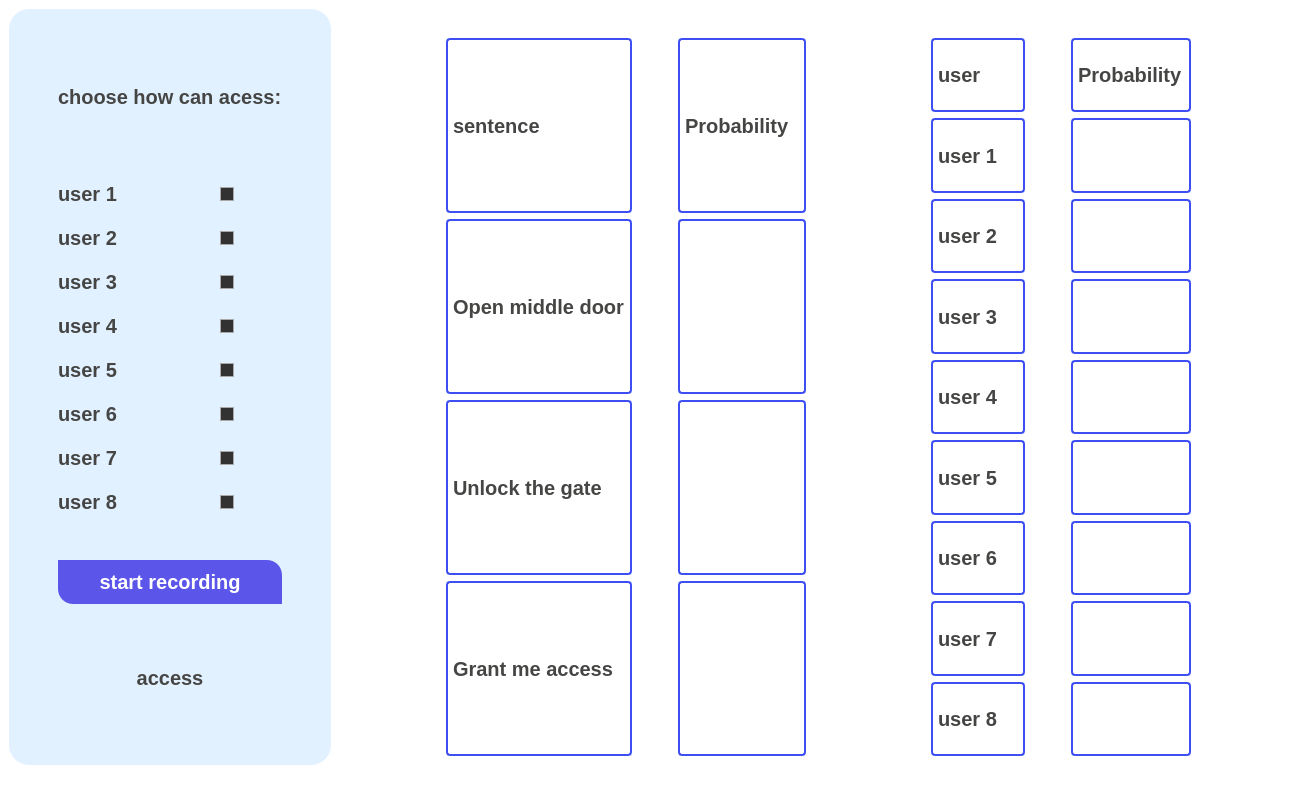
<?xml version="1.0" encoding="UTF-8"?>
<ui version="4.0">
 <class>MainWindow</class>
 <widget class="QMainWindow" name="MainWindow">
  <property name="geometry">
   <rect>
    <x>0</x>
    <y>0</y>
    <width>1309</width>
    <height>796</height>
   </rect>
  </property>
  <property name="windowTitle">
   <string>MainWindow</string>
  </property>
  <property name="styleSheet">
   <string notr="true">/*Copyright (c) DevSec Studio. All rights reserved.

MIT License

Permission is hereby granted, free of charge, to any person obtaining a copy
of this software and associated documentation files (the &quot;Software&quot;), to deal
in the Software without restriction, including without limitation the rights
to use, copy, modify, merge, publish, distribute, sublicense, and/or sell
copies of the Software, and to permit persons to whom the Software is
furnished to do so, subject to the following conditions:

The above copyright notice and this permission notice shall be included in all
copies or substantial portions of the Software.

THE SOFTWARE IS PROVIDED *AS IS*, WITHOUT WARRANTY OF ANY KIND, EXPRESS OR
IMPLIED, INCLUDING BUT NOT LIMITED TO THE WARRANTIES OF MERCHANTABILITY,
FITNESS FOR A PARTICULAR PURPOSE AND NONINFRINGEMENT. IN NO EVENT SHALL THE
AUTHORS OR COPYRIGHT HOLDERS BE LIABLE FOR ANY CLAIM, DAMAGES OR OTHER
LIABILITY, WHETHER IN AN ACTION OF CONTRACT, TORT OR OTHERWISE, ARISING FROM,
OUT OF OR IN CONNECTION WITH THE SOFTWARE OR THE USE OR OTHER DEALINGS IN THE SOFTWARE.
*/

/*-----QWidget-----*/
QWidget
{
	background-color: #fff;
	color: red;
	border-radius: 20px;

}


/*-----QLabel-----*/
QLabel
{
	background-color: transparent;
	color: #454544;
	font-weight: bold;
	font-size: 20px;

}


/*-----QPushButton-----*/
QPushButton
{
	background-color: #5c55e9;
	color: #fff;
	font-size: 20px;
	font-weight: bold;
	border-top-right-radius: 15px;
	border-top-left-radius: 0px;
	border-bottom-right-radius: 0px;
	border-bottom-left-radius: 15px;
	padding: 10px;

}


QPushButton::disabled
{
	background-color: #5c5c5c;

}


QPushButton::hover
{
	background-color: #5564f2;

}


QPushButton::pressed
{
	background-color: #3d4ef2;

}


/*-----QCheckBox-----*/
QCheckBox
{
	background-color: transparent;
	color: #5c55e9;
	font-size: 10px;
	font-weight: bold;
	border: none;
	border-radius: 5px;

}


/*-----QCheckBox-----*/
QCheckBox::indicator
{
    background-color: #323232;
    border: 1px solid darkgray;
    width: 12px;
    height: 12px;

}


QCheckBox::indicator:checked
{
    image:url(&quot;./ressources/check.png&quot;);
	background-color: #5c55e9;
    border: 1px solid #5c55e9;

}


QCheckBox::indicator:unchecked:hover
{
    border: 1px solid #5c55e9;

}


QCheckBox::disabled
{
	color: #656565;

}


QCheckBox::indicator:disabled
{
	background-color: #656565;
	color: #656565;
    border: 1px solid #656565;

}


/*-----QLineEdit-----*/
QLineEdit
{
	background-color: #c2c7d5;
	color: #2a547f;
	border: none;
	padding: 5px;

}


/*-----QListView-----*/
QListView
{
	background-color: #5c55e9;
	color: #fff;
	font-size: 14px;
	font-weight: bold;
	show-decoration-selected: 0;
	border-radius: 4px;
	padding-left: -15px;
	padding-right: -15px;
	padding-top: 5px;

} 


QListView:disabled 
{
	background-color: #5c5c5c;

}


QListView::item
{
	background-color: #454e5e;
	border: none;
	padding: 10px;
	border-radius: 0px;
	padding-left : 10px;
	height: 32px;

}


QListView::item:selected
{
	color: #000;
	background-color: #fff;

}


QListView::item:!selected
{
	color:white;
	background-color: transparent;
	border: none;
	padding-left : 10px;

}


QListView::item:!selected:hover
{
	color: #fff;
	background-color: #5564f2;
	border: none;
	padding-left : 10px;

}


/*-----QTreeView-----*/
QTreeView 
{
	background-color: #fff;
	show-decoration-selected: 0;
	color: #454544;

}


QTreeView:disabled
{
	background-color: #242526;
	show-decoration-selected: 0;

}


QTreeView::item 
{
	border-top-color: transparent;
	border-bottom-color: transparent;

}


QTreeView::item:hover 
{
	background-color: #bcbdbb;
	color: #000;

}


QTreeView::item:selected 
{
	background-color: #5c55e9;
	color: #fff;

}


QTreeView::item:selected:active
{
	background-color: #5c55e9;
	color: #fff;

}


QTreeView::item:selected:disabled
{
	background-color: #525251;
	color: #656565;

}


QTreeView::branch:has-children:!has-siblings:closed,
QTreeView::branch:closed:has-children:has-siblings 
{
	image: url(://tree-closed.png);

}

QTreeView::branch:open:has-children:!has-siblings,
QTreeView::branch:open:has-children:has-siblings  
{
	image: url(://tree-open.png);

}


/*-----QTableView &amp; QTableWidget-----*/
QTableView
{
    background-color: #fff;
	border: 1px solid gray;
    color: #454544;
    gridline-color: gray;
    outline : 0;

}


QTableView::disabled
{
    background-color: #242526;
    border: 1px solid #32414B;
    color: #656565;
    gridline-color: #656565;
    outline : 0;

}


QTableView::item:hover 
{
    background-color: #bcbdbb;
    color: #000;

}


QTableView::item:selected 
{
	background-color: #5c55e9;
    color: #fff;

}


QTableView::item:selected:disabled
{
    background-color: #1a1b1c;
    border: 2px solid #525251;
    color: #656565;

}


QTableCornerButton::section
{
	background-color: #ced5e3;
	border: none;
    color: #fff;

}


QHeaderView::section
{
	color: #2a547f;
	border: 0px;
	background-color: #ced5e3;
	padding: 5px;

}


QHeaderView::section:disabled
{
    background-color: #525251;
    color: #656565;

}


QHeaderView::section:checked
{
    color: #fff;
    background-color: #5c55e9;

}


QHeaderView::section:checked:disabled
{
    color: #656565;
    background-color: #525251;

}


QHeaderView::section::vertical::first,
QHeaderView::section::vertical::only-one
{
    border-top: 1px solid #353635;

}


QHeaderView::section::vertical
{
    border-top: 1px solid #353635;

}


QHeaderView::section::horizontal::first,
QHeaderView::section::horizontal::only-one
{
    border-left: 1px solid #353635;

}


QHeaderView::section::horizontal
{
    border-left: 1px solid #353635;

}

QTableView, QTableCornerButton::section,
QHeaderView::section
{
    font: bold 20px;
}



/*-----QScrollBar-----*/
QScrollBar:horizontal 
{
    background-color: transparent;
    height: 8px;
    margin: 0px;
    padding: 0px;

}


QScrollBar::handle:horizontal 
{
    border: none;
	min-width: 100px;
    background-color: #7e92b7;

}


QScrollBar::add-line:horizontal, 
QScrollBar::sub-line:horizontal,
QScrollBar::add-page:horizontal, 
QScrollBar::sub-page:horizontal 
{
    width: 0px;
    background-color: #d8dce6;

}


QScrollBar:vertical 
{
    background-color: transparent;
    width: 8px;
    margin: 0;

}


QScrollBar::handle:vertical 
{
    border: none;
	min-height: 100px;
    background-color: #7e92b7;

}


QScrollBar::add-line:vertical, 
QScrollBar::sub-line:vertical,
QScrollBar::add-page:vertical, 
QScrollBar::sub-page:vertical 
{
    height: 0px;
    background-color: #d8dce6;

}
</string>
  </property>
  <widget class="QWidget" name="centralwidget">
   <layout class="QGridLayout" name="gridLayout_9">
    <item row="0" column="0">
     <widget class="QWidget" name="widget_2" native="true">
      <property name="sizePolicy">
       <sizepolicy hsizetype="Fixed" vsizetype="MinimumExpanding">
        <horstretch>0</horstretch>
        <verstretch>0</verstretch>
       </sizepolicy>
      </property>
      <property name="styleSheet">
       <string notr="true">border-radius: 20px; /* Adjust the value to control the roundness of the corners */
background-color: rgb(226, 241, 255); /* Set the background color */
</string>
      </property>
      <layout class="QGridLayout" name="gridLayout_4">
       <item row="0" column="1">
        <spacer name="verticalSpacer_5">
         <property name="orientation">
          <enum>Qt::Vertical</enum>
         </property>
         <property name="sizeType">
          <enum>QSizePolicy::Fixed</enum>
         </property>
         <property name="sizeHint" stdset="0">
          <size>
           <width>20</width>
           <height>40</height>
          </size>
         </property>
        </spacer>
       </item>
       <item row="3" column="0">
        <spacer name="horizontalSpacer_5">
         <property name="orientation">
          <enum>Qt::Horizontal</enum>
         </property>
         <property name="sizeType">
          <enum>QSizePolicy::Fixed</enum>
         </property>
         <property name="sizeHint" stdset="0">
          <size>
           <width>40</width>
           <height>20</height>
          </size>
         </property>
        </spacer>
       </item>
       <item row="9" column="1">
        <widget class="QLabel" name="lbl_access">
         <property name="text">
          <string>access</string>
         </property>
         <property name="alignment">
          <set>Qt::AlignCenter</set>
         </property>
        </widget>
       </item>
       <item row="2" column="1">
        <spacer name="verticalSpacer_3">
         <property name="orientation">
          <enum>Qt::Vertical</enum>
         </property>
         <property name="sizeType">
          <enum>QSizePolicy::Fixed</enum>
         </property>
         <property name="sizeHint" stdset="0">
          <size>
           <width>20</width>
           <height>40</height>
          </size>
         </property>
        </spacer>
       </item>
       <item row="3" column="2">
        <spacer name="horizontalSpacer_4">
         <property name="orientation">
          <enum>Qt::Horizontal</enum>
         </property>
         <property name="sizeType">
          <enum>QSizePolicy::Fixed</enum>
         </property>
         <property name="sizeHint" stdset="0">
          <size>
           <width>40</width>
           <height>20</height>
          </size>
         </property>
        </spacer>
       </item>
       <item row="1" column="1">
        <widget class="QLabel" name="label">
         <property name="text">
          <string>choose how can acess:</string>
         </property>
        </widget>
       </item>
       <item row="8" column="1">
        <spacer name="verticalSpacer_4">
         <property name="orientation">
          <enum>Qt::Vertical</enum>
         </property>
         <property name="sizeType">
          <enum>QSizePolicy::Fixed</enum>
         </property>
         <property name="sizeHint" stdset="0">
          <size>
           <width>20</width>
           <height>29</height>
          </size>
         </property>
        </spacer>
       </item>
       <item row="10" column="1">
        <spacer name="verticalSpacer_6">
         <property name="orientation">
          <enum>Qt::Vertical</enum>
         </property>
         <property name="sizeType">
          <enum>QSizePolicy::Fixed</enum>
         </property>
         <property name="sizeHint" stdset="0">
          <size>
           <width>20</width>
           <height>40</height>
          </size>
         </property>
        </spacer>
       </item>
       <item row="3" column="1">
        <layout class="QGridLayout" name="gridLayout">
         <property name="horizontalSpacing">
          <number>100</number>
         </property>
         <property name="verticalSpacing">
          <number>20</number>
         </property>
         <item row="5" column="0">
          <widget class="QLabel" name="lbl_acess_user_6">
           <property name="text">
            <string>user 6</string>
           </property>
          </widget>
         </item>
         <item row="6" column="1">
          <widget class="QCheckBox" name="chkBox_user_7">
           <property name="text">
            <string/>
           </property>
          </widget>
         </item>
         <item row="2" column="1">
          <widget class="QCheckBox" name="chkBox_user_3">
           <property name="text">
            <string/>
           </property>
          </widget>
         </item>
         <item row="6" column="0">
          <widget class="QLabel" name="lbl_acess_user_7">
           <property name="text">
            <string>user 7</string>
           </property>
          </widget>
         </item>
         <item row="2" column="0">
          <widget class="QLabel" name="lbl_acess_user_3">
           <property name="text">
            <string>user 3</string>
           </property>
          </widget>
         </item>
         <item row="4" column="0">
          <widget class="QLabel" name="lbl_acess_user_5">
           <property name="text">
            <string>user 5</string>
           </property>
          </widget>
         </item>
         <item row="3" column="0">
          <widget class="QLabel" name="lbl_acess_user_4">
           <property name="text">
            <string>user 4</string>
           </property>
          </widget>
         </item>
         <item row="0" column="0">
          <widget class="QLabel" name="lbl_acess_user_1">
           <property name="styleSheet">
            <string notr="true"/>
           </property>
           <property name="text">
            <string>user 1</string>
           </property>
          </widget>
         </item>
         <item row="4" column="1">
          <widget class="QCheckBox" name="chkBox_user_5">
           <property name="text">
            <string/>
           </property>
          </widget>
         </item>
         <item row="3" column="1">
          <widget class="QCheckBox" name="chkBox_user_4">
           <property name="text">
            <string/>
           </property>
          </widget>
         </item>
         <item row="0" column="1">
          <widget class="QCheckBox" name="chkBox_user_1">
           <property name="text">
            <string/>
           </property>
          </widget>
         </item>
         <item row="1" column="0">
          <widget class="QLabel" name="lbl_acess_user_2">
           <property name="text">
            <string>user 2</string>
           </property>
          </widget>
         </item>
         <item row="1" column="1">
          <widget class="QCheckBox" name="chkBox_user_2">
           <property name="text">
            <string/>
           </property>
          </widget>
         </item>
         <item row="7" column="0">
          <widget class="QLabel" name="lbl_acess_user_8">
           <property name="text">
            <string>user 8</string>
           </property>
          </widget>
         </item>
         <item row="7" column="1">
          <widget class="QCheckBox" name="chkBox_user_8">
           <property name="text">
            <string/>
           </property>
          </widget>
         </item>
         <item row="5" column="1">
          <widget class="QCheckBox" name="chkBox_user_6">
           <property name="text">
            <string/>
           </property>
          </widget>
         </item>
        </layout>
       </item>
       <item row="5" column="1">
        <spacer name="verticalSpacer_2">
         <property name="orientation">
          <enum>Qt::Vertical</enum>
         </property>
         <property name="sizeType">
          <enum>QSizePolicy::Fixed</enum>
         </property>
         <property name="sizeHint" stdset="0">
          <size>
           <width>20</width>
           <height>40</height>
          </size>
         </property>
        </spacer>
       </item>
       <item row="7" column="1">
        <widget class="QPushButton" name="btn_record">
         <property name="styleSheet">
          <string notr="true">QPushButton
{
	background-color: #5c55e9;
	color: #fff;
	font-size: 20px;
	font-weight: bold;
	border-top-right-radius: 15px;
	border-top-left-radius: 0px;
	border-bottom-right-radius: 0px;
	border-bottom-left-radius: 15px;
	padding: 10px;

}


QPushButton::disabled
{
	background-color: #5c5c5c;

}


QPushButton::hover
{
	background-color: #5564f2;

}


QPushButton::pressed
{
	background-color: #3d4ef2;

}

</string>
         </property>
         <property name="text">
          <string>start recording</string>
         </property>
        </widget>
       </item>
      </layout>
     </widget>
    </item>
    <item row="0" column="1">
     <layout class="QVBoxLayout" name="verticalLayout">
      <item>
       <layout class="QHBoxLayout" name="horizontalLayout_5">
        <item>
         <spacer name="horizontalSpacer_6">
          <property name="orientation">
           <enum>Qt::Horizontal</enum>
          </property>
          <property name="sizeType">
           <enum>QSizePolicy::Fixed</enum>
          </property>
          <property name="sizeHint" stdset="0">
           <size>
            <width>40</width>
            <height>20</height>
           </size>
          </property>
         </spacer>
        </item>
        <item>
         <layout class="QVBoxLayout" name="layout_spectogrm"/>
        </item>
        <item>
         <spacer name="horizontalSpacer_7">
          <property name="orientation">
           <enum>Qt::Horizontal</enum>
          </property>
          <property name="sizeType">
           <enum>QSizePolicy::Fixed</enum>
          </property>
          <property name="sizeHint" stdset="0">
           <size>
            <width>40</width>
            <height>20</height>
           </size>
          </property>
         </spacer>
        </item>
       </layout>
      </item>
      <item>
       <layout class="QHBoxLayout" name="horizontalLayout_4">
        <item>
         <spacer name="horizontalSpacer_8">
          <property name="orientation">
           <enum>Qt::Horizontal</enum>
          </property>
          <property name="sizeType">
           <enum>QSizePolicy::Fixed</enum>
          </property>
          <property name="sizeHint" stdset="0">
           <size>
            <width>100</width>
            <height>20</height>
           </size>
          </property>
         </spacer>
        </item>
        <item>
         <widget class="QWidget" name="widget" native="true">
          <property name="styleSheet">
           <string notr="true">QLabel {
    border: 2px solid  rgb(61, 78, 242);
    border-radius: 4px;
    padding: 0px;
	
}</string>
          </property>
          <layout class="QGridLayout" name="gridLayout_3">
           <item row="1" column="0">
            <widget class="QLabel" name="lbl_sentence_1">
             <property name="text">
              <string>Open middle door</string>
             </property>
            </widget>
           </item>
           <item row="0" column="0">
            <widget class="QLabel" name="label_4">
             <property name="text">
              <string>sentence</string>
             </property>
            </widget>
           </item>
           <item row="2" column="2">
            <widget class="QLabel" name="lbl_prop_sentence_2">
             <property name="text">
              <string/>
             </property>
            </widget>
           </item>
           <item row="1" column="2">
            <widget class="QLabel" name="lbl_prop_sentence_1">
             <property name="text">
              <string/>
             </property>
            </widget>
           </item>
           <item row="3" column="0">
            <widget class="QLabel" name="lbl_sentence_3">
             <property name="text">
              <string>Grant me access</string>
             </property>
            </widget>
           </item>
           <item row="3" column="2">
            <widget class="QLabel" name="lbl_prop_sentence_3">
             <property name="text">
              <string/>
             </property>
            </widget>
           </item>
           <item row="0" column="2">
            <widget class="QLabel" name="label_3">
             <property name="text">
              <string>Probability</string>
             </property>
            </widget>
           </item>
           <item row="2" column="0">
            <widget class="QLabel" name="lbl_sentence_2">
             <property name="text">
              <string>Unlock the gate</string>
             </property>
            </widget>
           </item>
           <item row="1" column="1">
            <spacer name="horizontalSpacer">
             <property name="orientation">
              <enum>Qt::Horizontal</enum>
             </property>
             <property name="sizeType">
              <enum>QSizePolicy::Fixed</enum>
             </property>
             <property name="sizeHint" stdset="0">
              <size>
               <width>40</width>
               <height>20</height>
              </size>
             </property>
            </spacer>
           </item>
          </layout>
         </widget>
        </item>
        <item>
         <spacer name="horizontalSpacer_3">
          <property name="orientation">
           <enum>Qt::Horizontal</enum>
          </property>
          <property name="sizeType">
           <enum>QSizePolicy::Fixed</enum>
          </property>
          <property name="sizeHint" stdset="0">
           <size>
            <width>101</width>
            <height>20</height>
           </size>
          </property>
         </spacer>
        </item>
        <item>
         <widget class="QWidget" name="widget_3" native="true">
          <property name="styleSheet">
           <string notr="true">QLabel {
    border: 2px solid  rgb(61, 78, 242);
    border-radius: 4px;
    padding: 0px;
	
}</string>
          </property>
          <layout class="QGridLayout" name="gridLayout_6">
           <item row="2" column="2">
            <widget class="QLabel" name="lbl_prob_user_2">
             <property name="text">
              <string/>
             </property>
            </widget>
           </item>
           <item row="8" column="2">
            <widget class="QLabel" name="lbl_prob_user_8">
             <property name="text">
              <string/>
             </property>
            </widget>
           </item>
           <item row="1" column="0">
            <widget class="QLabel" name="lbl_user_24">
             <property name="text">
              <string>user 1</string>
             </property>
            </widget>
           </item>
           <item row="2" column="0">
            <widget class="QLabel" name="lbl_user_21">
             <property name="text">
              <string>user 2</string>
             </property>
            </widget>
           </item>
           <item row="7" column="0">
            <widget class="QLabel" name="lbl_user_18">
             <property name="text">
              <string>user 7</string>
             </property>
            </widget>
           </item>
           <item row="3" column="2">
            <widget class="QLabel" name="lbl_prob_user_3">
             <property name="text">
              <string/>
             </property>
            </widget>
           </item>
           <item row="0" column="2">
            <widget class="QLabel" name="label_10">
             <property name="text">
              <string>Probability</string>
             </property>
            </widget>
           </item>
           <item row="4" column="2">
            <widget class="QLabel" name="lbl_prob_user_4">
             <property name="text">
              <string/>
             </property>
            </widget>
           </item>
           <item row="7" column="2">
            <widget class="QLabel" name="lbl_prob_user_7">
             <property name="text">
              <string/>
             </property>
            </widget>
           </item>
           <item row="4" column="0">
            <widget class="QLabel" name="lbl_user_19">
             <property name="text">
              <string>user 4</string>
             </property>
            </widget>
           </item>
           <item row="6" column="0">
            <widget class="QLabel" name="lbl_user_20">
             <property name="text">
              <string>user 6</string>
             </property>
            </widget>
           </item>
           <item row="0" column="0">
            <widget class="QLabel" name="label_9">
             <property name="text">
              <string>user</string>
             </property>
            </widget>
           </item>
           <item row="1" column="2">
            <widget class="QLabel" name="lbl_prob_user_1">
             <property name="text">
              <string/>
             </property>
            </widget>
           </item>
           <item row="8" column="0">
            <widget class="QLabel" name="lbl_user_22">
             <property name="text">
              <string>user 8</string>
             </property>
            </widget>
           </item>
           <item row="3" column="0">
            <widget class="QLabel" name="lbl_user_23">
             <property name="text">
              <string>user 3</string>
             </property>
            </widget>
           </item>
           <item row="5" column="0">
            <widget class="QLabel" name="lbl_user_17">
             <property name="text">
              <string>user 5</string>
             </property>
            </widget>
           </item>
           <item row="6" column="2">
            <widget class="QLabel" name="lbl_prob_user_6">
             <property name="text">
              <string/>
             </property>
            </widget>
           </item>
           <item row="5" column="2">
            <widget class="QLabel" name="lbl_prob_user_5">
             <property name="text">
              <string/>
             </property>
            </widget>
           </item>
           <item row="1" column="1">
            <spacer name="horizontalSpacer_2">
             <property name="orientation">
              <enum>Qt::Horizontal</enum>
             </property>
             <property name="sizeType">
              <enum>QSizePolicy::Fixed</enum>
             </property>
             <property name="sizeHint" stdset="0">
              <size>
               <width>40</width>
               <height>20</height>
              </size>
             </property>
            </spacer>
           </item>
           <item row="1" column="3">
            <spacer name="horizontalSpacer_9">
             <property name="orientation">
              <enum>Qt::Horizontal</enum>
             </property>
             <property name="sizeType">
              <enum>QSizePolicy::Fixed</enum>
             </property>
             <property name="sizeHint" stdset="0">
              <size>
               <width>100</width>
               <height>20</height>
              </size>
             </property>
            </spacer>
           </item>
          </layout>
         </widget>
        </item>
       </layout>
      </item>
     </layout>
    </item>
   </layout>
  </widget>
  <widget class="QMenuBar" name="menubar">
   <property name="geometry">
    <rect>
     <x>0</x>
     <y>0</y>
     <width>1309</width>
     <height>26</height>
    </rect>
   </property>
  </widget>
  <widget class="QStatusBar" name="statusbar"/>
 </widget>
 <tabstops>
  <tabstop>chkBox_user_1</tabstop>
  <tabstop>chkBox_user_2</tabstop>
  <tabstop>chkBox_user_3</tabstop>
  <tabstop>chkBox_user_4</tabstop>
  <tabstop>chkBox_user_5</tabstop>
  <tabstop>chkBox_user_6</tabstop>
  <tabstop>chkBox_user_7</tabstop>
  <tabstop>chkBox_user_8</tabstop>
  <tabstop>chkBox_user_1</tabstop>
  <tabstop>chkBox_user_2</tabstop>
  <tabstop>chkBox_user_3</tabstop>
  <tabstop>chkBox_user_4</tabstop>
  <tabstop>chkBox_user_5</tabstop>
  <tabstop>chkBox_user_6</tabstop>
  <tabstop>chkBox_user_7</tabstop>
  <tabstop>chkBox_user_8</tabstop>
 </tabstops>
 <resources/>
 <connections/>
</ui>
